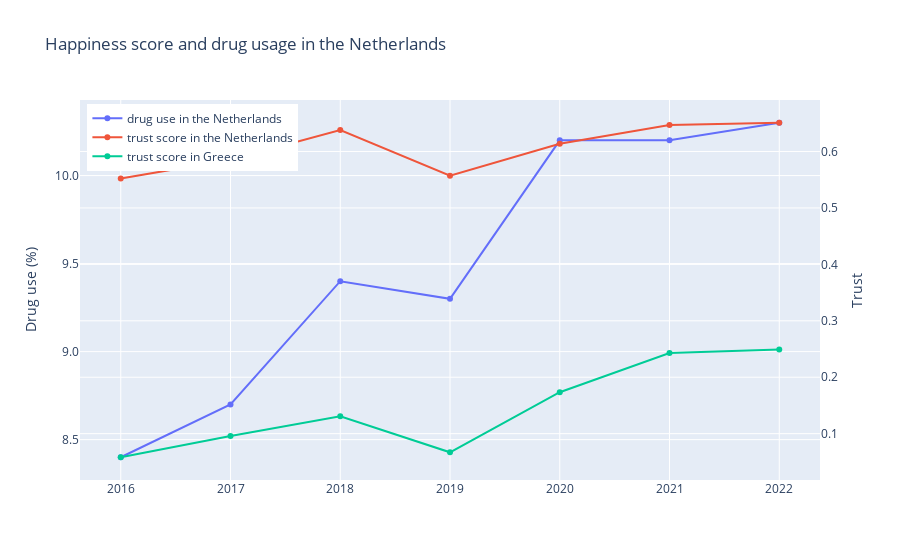

The notebook cell saved with this chart:
### Markdown cell above
asd

### Code cell
fig = go.Figure()
# Add the first trace (happy)
# fig.add_trace(go.Scatter(
#     x=np.array(happy_netherlands['Year']),
#     y=np.array(cbs_df.loc[cbs_df['\ufeff"Persoonskenmerken"'] == 'Leeftijd: 18 jaar of ouder']['Drugsgebruik, 12 jaar of ouder/Drugsgebruik totaal/Afgelopen jaar (%)']),
#     name='18 years or older drug usage in the past year in the Netherlands',
#     yaxis='y'  # Use the secondary y-axis
# ))

fig.add_trace(go.Scatter(
    x=np.array(happy_netherlands['Year']),
        y=np.array(cbs_df.loc[cbs_df['\ufeff"Persoonskenmerken"'] == 'Leeftijd: 18 jaar of ouder']['Drugsgebruik, 12 jaar of ouder/Drugsgebruik totaal/Afgelopen jaar (%)']),
    name='drug use in the Netherlands',
    yaxis='y'  # Use the secondary y-axis
))

# Add the second trace (18 or older) with a secondary y-axis
fig.add_trace(go.Scatter(
    x=np.array(happy_netherlands['Year']),
    y=np.array(happy_netherlands['Freedom']),
    name='trust score in the Netherlands',
    yaxis='y2'  # Use the secondary y-axis
))

fig.add_trace(go.Scatter(
    x=np.array(happy_netherlands['Year']),
    y=np.array(happy_greece['Freedom']),
    name='trust score in Greece',
    yaxis='y2'  # Use the secondary y-axis
))

# fig.add_trace(go.Scatter(
#     x=np.array(happy_netherlands['Year']),
#     y=np.array(happy_df.loc[happy_df['Country'] == 'Greece']['Generosity']),
#     name='Generosity in the Greece',
#     yaxis='y2'  # Use the secondary y-axis
# ))




fig.update_layout(
    legend=dict(
    yanchor="top",
    y=0.99,
    xanchor="left",
    x=0.01),

    yaxis=dict(
        title='Drug use (%)',  # Primary y-axis title
        tickformat=".1f",
        categoryorder='category ascending'
    ),
    yaxis2=dict(
        title='Trust',  # Secondary y-axis title
        # tickformat=".3f",
        overlaying='y',  # Overlay the secondary y-axis on the primary one
        side='right',
        # categoryorder='category ascending'
    ), 
    title = "Happiness score and drug usage in the Netherlands"
)


fig.show()

### Figure 1 — Plotly figure (JSON) as saved in the notebook; plotly's stock layout.template omitted (floating-point values rounded to 4 significant figures)
{"data": [{"name": "drug use in the Netherlands", "type": "scatter", "x": [2016, 2017, 2018, 2019, 2020, 2021, 2022], "y": [8.4, 8.7, 9.4, 9.3, 10.2, 10.2, 10.3], "yaxis": "y"}, {"name": "trust score in the Netherlands", "type": "scatter", "x": [2016, 2017, 2018, 2019, 2020, 2021, 2022], "y": [0.5521, 0.5854, 0.638, 0.557, 0.6136, 0.647, 0.651], "yaxis": "y2"}, {"name": "trust score in Greece", "type": "scatter", "x": [2016, 2017, 2018, 2019, 2020, 2021, 2022], "y": [0.05822, 0.09573, 0.131, 0.067, 0.1735, 0.243, 0.249], "yaxis": "y2"}], "layout": {"legend": {"x": 0.01, "xanchor": "left", "y": 0.99, "yanchor": "top"}, "title": {"text": "Happiness score and drug usage in the Netherlands"}, "yaxis": {"categoryorder": "category ascending", "tickformat": ".1f", "title": {"text": "Drug use (%)"}}, "yaxis2": {"overlaying": "y", "side": "right", "title": {"text": "Trust"}}}}
